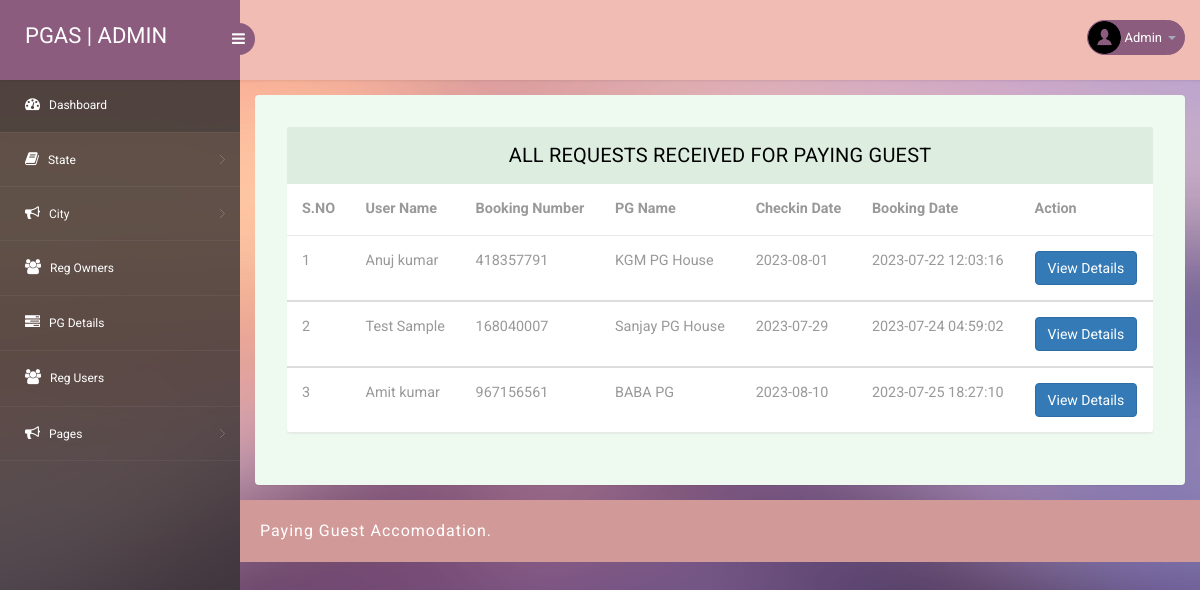
/admin/bookings.php (signed in), run on the app's committed database.
### tables this page shows
CREATE TABLE `tblbookpg` (
  `ID` int(10) NOT NULL,
  `Userid` int(10) DEFAULT NULL,
  `Pgid` int(10) DEFAULT NULL,
  `BookingNumber` int(10) NOT NULL,
  `CheckinDate` date DEFAULT NULL,
  `UserMsg` varchar(250) DEFAULT NULL,
  `BookingDate` timestamp NOT NULL DEFAULT current_timestamp(),
  `Remark` varchar(50) DEFAULT NULL,
  `Status` varchar(50) DEFAULT NULL,
  `RemDate` timestamp NULL DEFAULT NULL ON UPDATE current_timestamp()
);

CREATE TABLE `tbluser` (
  `ID` int(10) NOT NULL,
  `FullName` varchar(200) DEFAULT NULL,
  `Email` varchar(200) DEFAULT NULL,
  `MobileNumber` bigint(10) DEFAULT NULL,
  `FatherName` varchar(120) DEFAULT NULL,
  `dob` date DEFAULT NULL,
  `ComAddress` varchar(250) DEFAULT NULL,
  `EmergencyNumber` bigint(10) DEFAULT NULL,
  `Password` varchar(200) DEFAULT NULL,
  `RegDate` timestamp NOT NULL DEFAULT current_timestamp(),
  `LastUpdationDate` timestamp NULL DEFAULT NULL ON UPDATE current_timestamp()
);

CREATE TABLE `tblpg` (
  `ID` int(10) NOT NULL,
  `OwnerID` int(20) NOT NULL,
  `StateName` varchar(200) DEFAULT NULL,
  `CityName` varchar(200) DEFAULT NULL,
  `PGTitle` varchar(200) DEFAULT NULL,
  `Type` varchar(120) DEFAULT NULL,
  `RPmonth` varchar(120) DEFAULT NULL,
  `norooms` varchar(45) DEFAULT NULL,
  `Address` varchar(120) DEFAULT NULL,
  `Image` varchar(200) DEFAULT NULL,
  `Electricity` varchar(40) DEFAULT NULL,
  `Parking` varchar(40) DEFAULT NULL,
  `Refregerator` varchar(40) DEFAULT NULL,
  `Furnished` varchar(40) DEFAULT NULL,
  `AC` varchar(40) DEFAULT NULL,
  `Balcony` varchar(40) DEFAULT NULL,
  `StudyTable` varchar(40) DEFAULT NULL,
  `Laundry` varchar(40) DEFAULT NULL,
  `Security` varchar(40) DEFAULT NULL,
  `MealsBreakfast` varchar(45) DEFAULT NULL,
  `MealLunch` varchar(45) NOT NULL,
  `MealDinner` varchar(45) NOT NULL,
  `RegDate` timestamp NOT NULL DEFAULT current_timestamp(),
  `IsActive` int(1) DEFAULT NULL,
  `LastUpdationDate` timestamp NULL DEFAULT NULL ON UPDATE current_timestamp()
);

### admin/bookings.php (the view, shortened to what this page needs)
<?php
include('includes/dbconnection.php');
if (strlen($_SESSION['pgasaid']==0)) {
  header('location:logout.php');
  } else{
?>
<!DOCTYPE html>
<head>
<link rel="stylesheet" href="css/bootstrap.min.css" >
<link href="css/style.css" rel='stylesheet' type='text/css' />
<link href="css/style-responsive.css" rel="stylesheet"/>
<link rel="stylesheet" href="css/font.css" type="text/css"/>
<link href="css/font-awesome.css" rel="stylesheet">
</head>
<body>
<section id="container">
<?php include_once('includes/header.php');?>
<?php include_once('includes/sidebar.php');?>
<section id="main-content">
	<section class="wrapper">
		<div class="table-agile-info">
 <div class="panel panel-default">
    <div class="panel-heading">
     All Requests Received for Paying Guest
    </div>
    <div>
      <table class="table" ui-jq="footable" ui-options='{
        "paging": {
          "enabled": true
        },
        "filtering": {
          "enabled": true
        },
        "sorting": {
          "enabled": true
        }}'>
        <thead>
          <tr>
            <th data-breakpoints="xs">S.NO</th>
            <th>User Name</th>
            <th>Booking Number</th>
            <th>PG Name</th>
            <th>Checkin Date</th>
            <th>Booking Date</th>
            <th data-breakpoints="xs">Action</th>
          </tr>
        </thead>
        <?php
$ret=mysqli_query($con,"select tblbookpg.ID,tblbookpg.BookingNumber,tblbookpg.CheckinDate,tblbookpg.BookingDate,tblpg.PGTitle,tbluser.FullName from  tblbookpg join tblpg on tblpg.ID=tblbookpg.Pgid join tbluser on tbluser.ID=tblbookpg.Userid ");
$cnt=1;
while ($row=mysqli_fetch_array($ret)) {
?>
        <tbody>
          <tr data-expanded="true">
            <td><?php echo $cnt;?></td>
              <td><?php  echo $row['FullName'];?></td>
                  <td><?php  echo $row['BookingNumber'];?></td>
                  <td><?php  echo $row['PGTitle'];?></td>
                  <td><?php  echo $row['CheckinDate'];?></td>
                  <td><?php  echo $row['BookingDate'];?></td>
                  <td><a href="booking-details.php?viewid=<?php echo $row['ID'];?>" class="btn btn-primary" target="blank">View Details</a>
                </tr>
                <?php
$cnt=$cnt+1;
}?>
 </tbody>
            </table>
    </div>
  </div>
</div>
</section>
		 <?php include_once('includes/footer.php');?>
</section>
</section>
</body>
</html>
<?php }  ?>

### admin/includes/header.php (shortened to what this page needs)
<?php
include('includes/dbconnection.php');
?>
<header class="header fixed-top clearfix">
<div class="brand">
    <a href="dashboard.php" class="logo">
       PGAS | Admin
    </a>
    <div class="sidebar-toggle-box">
        <div class="fa fa-bars"></div>
    </div>
</div>
<div class="top-nav clearfix">
    <ul class="nav pull-right top-menu">
        <li class="dropdown">
            <a data-toggle="dropdown" class="dropdown-toggle" href="#">
                <?php
$adid=$_SESSION['pgasaid'];
$ret=mysqli_query($con,"select AdminName from tbladmin where ID='$adid'");
$row=mysqli_fetch_array($ret);
$name=$row['AdminName'];
?>
                <img alt="" src="images/2.png">
                <span class="username"><?php echo $name; ?></span>
                <b class="caret"></b>
            </a>
        </li>
    </ul>
</div>
</header>

### admin/css/style.css (style rules this page uses)
ul, ol { margin: 0; }
html, body { font-family: 'Roboto', sans-serif; font-size: 100%; overflow-x: hidden; background: url(../images/bg.jpg) no-repeat 0px 0px; background-size:cover; }
body a { transition: 0.5s all ease; -webkit-transition: 0.5s all ease; -moz-transition: 0.5s all ease; -o-transition: 0.5s all ease; -ms-transition: 0.5s all ease; text-decoration:none; }
ul,label { margin:0; padding:0; }
#main-content { margin-left:240px; -webkit-transition:all .3s ease-in-out; -moz-transition:all .3s ease-in-out; -o-transition:all .3s ease-in-out; transition:all .3s ease-in-out; }
.header { left:0; right:0; z-index:1002; background:rgb(240, 188, 180); -webkit-transition:all .3s ease-in-out; -moz-transition:all .3s ease-in-out; -o-transition:all .3s ease-in-out; transition:all .3s ease-in-out; }
.fixed-top { position:fixed; box-shadow:1px 0 3px rgba(0,0,0,.15); }
.wrapper { display:inline-block; margin-top:80px; padding:15px; width:100%; }
.brand { background:#8b5c7e; float:left; width:240px; height:80px; position:relative; }
a.logo { font-size:22px; color:#fff; float:left; margin:20px 0 0 25px; text-transform:uppercase; }
#top_menu .nav>li,ul.top-menu>li { float:left; }
ul.top-menu { margin-right:15px; margin-top: 0; }
ul.top-menu > li > a { color: #fff; font-size: 16px; background: #8b5c7e; padding: 4px 8px; margin-right: 15px; border-radius: 50%; -webkit-border-radius: 50%; padding-right: 8px !important; }
.top-nav { margin-top:20px; }
.top-nav img { border-radius:50%; -webkit-border-radius:50%; width:33px; }
.top-nav .username { font-size:13px; color:#fff; }
.top-nav ul.top-menu>li>a { border-radius: 100px; -webkit-border-radius: 100px; padding: 0px; background: none; margin-right: 0; border: 1px solid #8b5c7e; background: #8b5c7e; }
.top-nav ul.top-menu>li { margin-left:10px; }
.top-nav .nav .caret { border-bottom-color:#A4AABA; border-top-color:#A4AABA; }
.sidebar-toggle-box { float:left; margin-top:23px; margin-left:-15px; background:#8b5c7e; border-radius:50%; -webkit-border-radius:50%; width:32px; height:32px; position:absolute; right:-15px; }
.sidebar-toggle-box .fa-bars { cursor:pointer; display:inline-block; font-size:15px; padding:8px 8px 8px 9px; color:#fff; }
.panel-heading { position: relative; height: 57px; line-height: 57px; letter-spacing: 0.2px; color: #000; font-size: 18px; font-weight: 400; padding: 0 16px; background:#ddede0; border-top-right-radius: 2px; border-top-left-radius: 2px; text-transform: uppercase; text-align: center; }
.panel { border: none ! important; }
.table>thead>tr>th { border-bottom: 1px solid #e1ab91 ! important; }
.table>tbody>tr>td, .table>tbody>tr>th, .table>tfoot>tr>td, .table>tfoot>tr>th, .table>thead>tr>td, .table>thead>tr>th { border-bottom: 1px solid #e9e9e9 ! important; }
.table > thead > tr > th, .table > tbody > tr > th, .table > tfoot > tr > th, .table > thead > tr > td, .table > tbody > tr > td, .table > tfoot > tr > td { border-top: none !important; }
.table td, .table>tbody>tr>td, .table>tbody>tr>th, .table>tfoot>tr>td, .table>tfoot>tr>th, .table>thead>tr>td, .table>thead>tr>th { padding: 15px!important; }
.table > thead > tr > th, .table > tbody > tr > th, .table > tfoot > tr > th, .table > thead > tr > td, .table > tbody > tr > td, .table > tfoot > tr > td { font-size: 0.9em; color: #999; border-top: none !important; }
.table-agile-info { background: #eef9f0; padding: 2em; border-radius: 4px; -webkit-box-shadow: 0 1px 1px rgba(0,0,0,.05); box-shadow: 0 1px 1px rgba(0,0,0,.05); }
.panel-default>.panel-heading { color: #000000 ! important; background-color: #ddede0 ! important; border-color: #ddede0 ! important; font-size: 20px; }

### data on the page
tblbookpg: Userid.FullName "Anuj kumar", BookingNumber "418357791", tblpg.PGTitle "KGM PG House", CheckinDate "2023-08-01", BookingDate "2023-07-22 12:03:16"
tblbookpg: Userid.FullName "Test Sample", BookingNumber "168040007", tblpg.PGTitle "Sanjay PG House", CheckinDate "2023-07-29", BookingDate "2023-07-24 04:59:02"
tblbookpg: Userid.FullName "Amit kumar", BookingNumber "967156561", tblpg.PGTitle "BABA PG", CheckinDate "2023-08-10", BookingDate "2023-07-25 18:27:10"

### other printed values
$name "Admin"
